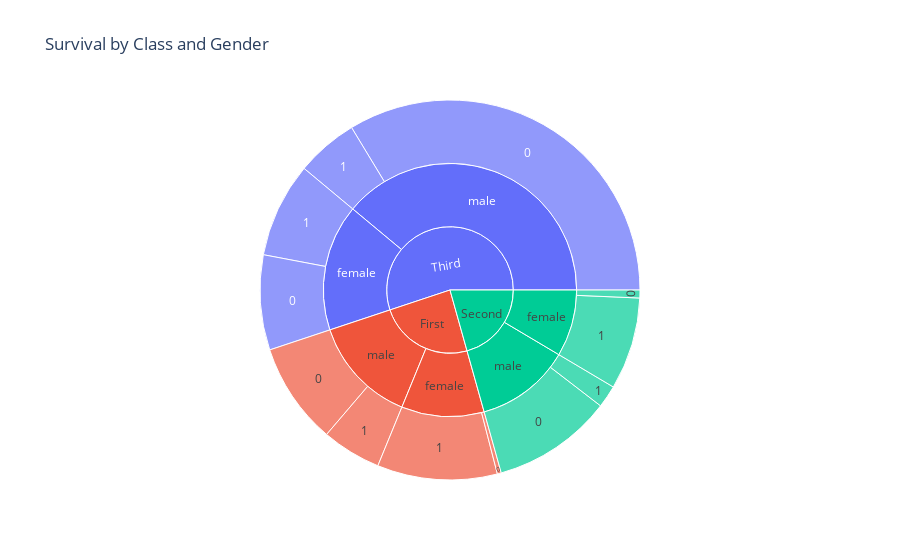

Notebook cell for this chart:
### Code cell
fig5 = px.sunburst(df, path=['class', 'sex', 'survived'], title='Survival by Class and Gender')
fig5.show()

### Figure 1 — Plotly figure (JSON) as saved in the notebook; plotly's stock layout.template omitted (floating-point values rounded to 4 significant figures)
{"data": [{"branchvalues": "total", "domain": {"x": [0, 1], "y": [0, 1]}, "hovertemplate": "labels=%{label}<br>count=%{value}<br>parent=%{parent}<br>id=%{id}<extra></extra>", "ids": ["Third/male/0", "First/female/1", "Third/female/1", "First/male/0", "Second/female/1", "Third/female/0", "Second/male/1", "Second/male/0", "First/male/1", "Third/male/1", "Second/female/0", "First/female/0", "Third/male", "First/female", "Third/female", "First/male", "Second/female", "Second/male", "Third", "First", "Second"], "labels": ["0", "1", "1", "0", "1", "0", "1", "0", "1", "1", "0", "0", "male", "female", "female", "male", "female", "male", "Third", "First", "Second"], "name": "", "parents": ["Third/male", "First/female", "Third/female", "First/male", "Second/female", "Third/female", "Second/male", "Second/male", "First/male", "Third/male", "Second/female", "First/female", "Third", "First", "Third", "First", "Second", "Second", "", "", ""], "type": "sunburst", "values": [300, 91, 72, 77, 70, 72, 17, 91, 45, 47, 6, 3, 347, 94, 144, 122, 76, 108, 491, 216, 184]}], "layout": {"legend": {"tracegroupgap": 0}, "title": {"text": "Survival by Class and Gender"}}}
